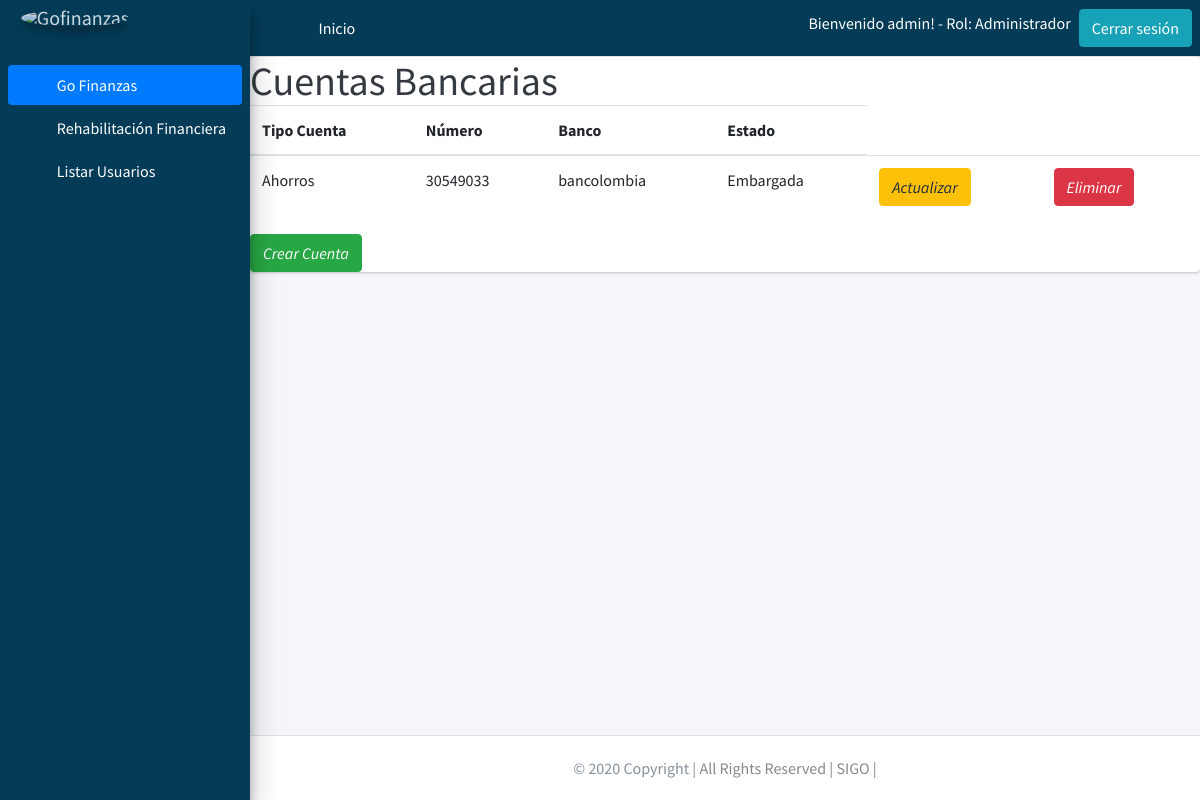
The app's page /listarcuenta/1/ (signed in) with its own data.
### users/models.py (models this page shows, shortened)
class Profile(models.Model):
    user = models.OneToOneField(User, on_delete=models.PROTECT)
    rol = models.ForeignKey(Rol, on_delete=models.PROTECT)
    class Meta:
        permissions = (("registrarusuarios", "registrarusuarios"),)

class Rol(models.Model):
    descripcion = models.CharField(max_length=30)

### gestionfinanciera/models.py (models this page shows, shortened)
class Bank_Accounts(models.Model):
    Account_Type = models.CharField(max_length=20, null=False,blank=True)
    Number = models.DecimalField(max_digits=20, decimal_places=0,blank=True, null=True)
    Bank = models.CharField(max_length=20, null=True,blank=True)
    State = models.CharField(max_length=20, null=True,blank=True)
    Fk_Client = models.ForeignKey(Client, null=True, on_delete = models.CASCADE,blank=True)

### gestionfinanciera/views.py (the view)
# urls.py: path('listarcuenta/<int:pk>/', views.BankAccountsView.as_view(), name= 'listarcuenta'),# ruta pra mostrar las derechos de peticion registrados de cada cliente
class BankAccountsView(ListView):
    model = Bank_Accounts
    template_name = 'gestionfinanciera/bank_management/bank_accounts_list.html'
    context_object_name = 'cuenta'
    def get_context_data(self,**kwargs):
        context = super(BankAccountsView,self).get_context_data(**kwargs)
        context['cuenta'] = Bank_Accounts.objects.filter(Fk_Client=self.kwargs['pk'])
        context['clientId'] = self.kwargs['pk']
        return context

### Templates/gestionfinanciera/bank_management/bank_accounts_list.html
{% extends 'base/base.html' %}
{% block content %}
          <div class="card blue darken-1">
            <h1 class="m-0 text-dark">Cuentas Bancarias</h1>
            <table class="table">
              <div class="card-content white-text">
                <thead>
                  <tr>
                    <th>Tipo Cuenta</th>
                    <th>Número</th>
                    <th>Banco</th>
                    <th>Estado</th>
                  </tr>
                </thead>
                <tbody>
                  {% for data in cuenta %}
                  <tr>
                    <td>{{ data.Account_Type }}</td>
                    <td>{{ data.Number }}</td>
                    <td>{{ data.Bank }}</td>
                    <td>{{ data.State }}</td>
                    <td>
                        <a href="{% url 'editarcuenta' data.id %}" class="btn btn-warning">
                          <i class="material-icons">Actualizar</i>
                        </a>
                    </td>
                    <td>
                      <a href="{% url 'eliminarcuenta' data.id %}" class="btn btn-danger">
                        <i class="material-icons">Eliminar</i>
                      </a>
                  </td>
                  </tr>
                  {% endfor %}
                </tbody>
                </div>
              </table>
              <div class="fixed-action-btn">
                <a href="{% url 'crearcuenta' clientId %}" class="btn btn-success">
                  <i class="large material-icons">Crear Cuenta</i>
                </a>
              </div>
            </div>
{% endblock %}

### Templates/base/base.html (shortened to what this page needs)
{% load static %}
<!DOCTYPE html>
<html lang="en">
<head>
  <link rel="stylesheet" href="{% static 'plugins/fontawesome-free/css/all.min.css' %}">
  <link rel="stylesheet" href="{% static 'plugins/overlayScrollbars/css/OverlayScrollbars.min.css' %} ">
  <link rel="stylesheet" href="{% static 'dist/css/adminlte.min.css' %} ">
</head>
<body class="hold-transition sidebar-mini layout-fixed layout-navbar-fixed layout-footer-fixed">
<div class="wrapper">
  <nav class="main-header navbar navbar-expand navbar-white navbar-light" style="background-color:#043c58 ;">
    <ul class="navbar-nav  mr-auto">
      <li class="nav-item">
        <a class="nav-link" data-widget="pushmenu" href="#" role="button"><i class="fas fa-bars"></i></a>
      </li>
      <li class="nav-item d-none d-sm-inline-block">
        {% if user.is_authenticated %}
          <a href="{% url 'listarcliente' %}" class="nav-link" style="color:white;">Inicio</a>
        {% else %}
        <a href="{% url 'index' %}" class="nav-link" style="color:white;">Inicio</a>
        {% endif %}
      </li>
    </ul>
        {% if user.is_authenticated %}
          <h6 class="ml-5" style="color:white;">Bienvenido {{ user.username }}! - Rol: {{ user.profile.rol.descripcion }}</h6>
          <a style="text-align: right" href="{% url 'logout' %}" class="btn btn-info ml-2">Cerrar sesión</a>
        {% else %}
          <a href="{% url 'login' %}" class="btn btn-danger ml-2">Iniciar Sesión</a>
        {% endif %}
    </nav>
  <aside class="main-sidebar sidebar-primary elevation-4" style="background-color:#043c58 ;">
    {% if user.is_authenticated %}
    <a href="{% url 'listarcliente' %}" class="brand-link">
      <img src="{% static 'dist/img/SIGO.png' %}" alt="Gofinanzas" class="brand-image img-circle elevation-3"
           style="opacity: .8">
    </a>
    {% else %}
    <a href="{% url 'index' %}" class="brand-link">
      <img src="{% static 'dist/img/SIGO.png' %}" alt="Gofinanzas" class="brand-image img-circle elevation-3"
           style="opacity: .8">
      <span class="brand-text font-weight-light">Go Finanzas</span>
    </a>
    {% endif %}
    <div class="sidebar">
      <nav class="mt-2">
        <ul class="nav nav-pills nav-sidebar flex-column" data-widget="treeview" role="menu" data-accordion="false">
          <li class="nav-item has-treeview menu-open">
            {% if user.is_authenticated %}
            <a href="" class="nav-link active">
              <i class="nav-icon fas fa-tachometer-alt"></i>
              <p style="color:white;">
                Go Finanzas
                <i class="right fas fa-angle-left"></i>
              </p>
            </a>
            <ul class="nav nav-treeview">
              <li class="nav-item">
                <a href="{% url 'listarcliente' %}" class="nav-link">
                  <i class="far fa-circle nav-icon"></i>
                  <p style="color:white;">Rehabilitación Financiera</p>
                </a>
              </li>
              {% if user.profile.rol.id == 2 %}
                <li class="nav-item">
                  <a href="{% url 'users:userslist' %}" class="nav-link">
                    <i class="far fa-circle nav-icon"></i>
                    <p style="color:white;">Listar Usuarios</p>
                  </a>
                </li>
              {% endif %}
            </ul>
            {% endif %}
          </li>
      </nav>
    </div>
  </aside>
  <div class="content-wrapper">
    {% block content %}{% endblock %}
  </div>
  <footer class="main-footer">
    <div class="footer-copyright text-center py-1">© 2020 Copyright |
      <a style="color: #888888">All Rights Reserved | SIGO |</a>
    </div>
  </footer>
</div>
</body>
</html>

### records on screen
Bank_Accounts: Account_Type "Ahorros", Number "30549033", Bank "bancolombia", State "Embargada"

### other values on screen
{{ user.username }} "admin"
{{ user.profile.rol.descripcion }} "Administrador"
